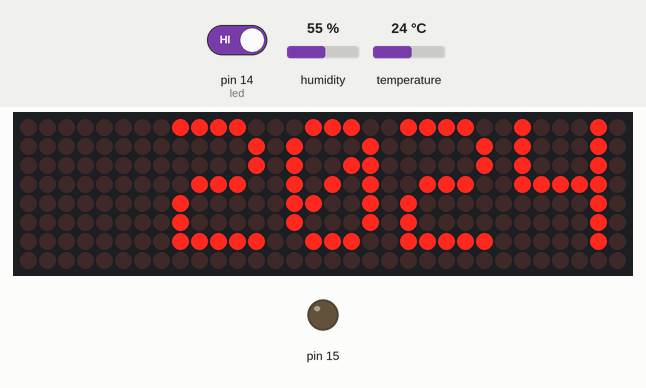
Recording of a sketch running on a simulated Arduino Uno, built with avr-gcc and run on an emulated ATmega328P. On the bench: 32×8 LED matrix, output pins drawn as LEDs (lit = HIGH). The inputs (shaded band) are chosen by the test bench; at power-on: pin 14 (led) HIGH, humidity 55 %, temperature 24 °C. The local clock reads 2024-03-15 10:24:30 at power-on unless the sketch sets it; what the sketch prints to the serial monitor is not drawn.

Above: at 1.26 s.
1.3 s: pin 14 (led) driven LOW
At 2.87 s:
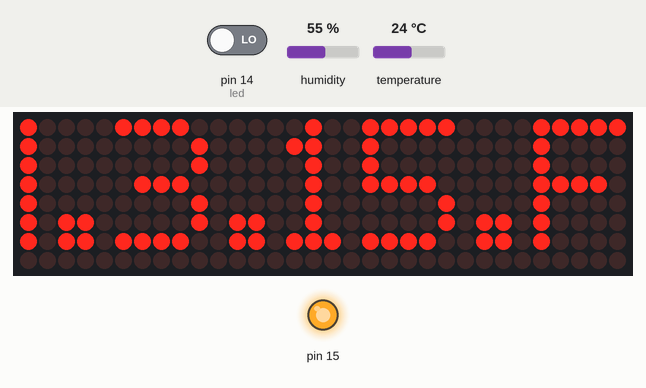
2.9 s: pin 14 (led) driven HIGH
At 3.09 s:
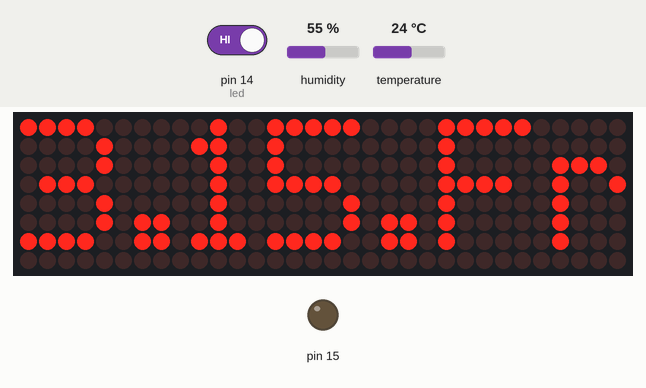
Timing chart, 0 to 5.9 s (numbered marks = the images above; inputs shaded):
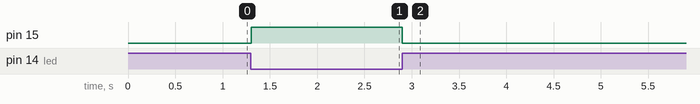

Measured:
- after the input at 1.3 s, pin 15: LOW → HIGH at once
- after the input at 2.9 s, pin 15: HIGH → LOW at once

The sketch:

led_matrix.ino
```cpp
#include <MD_Parola.h>
#include <MD_MAX72xx.h>
#include "DHT.h"
#include "RTClib.h"

#include <stdio.h>
#include <stdint.h>
#define HARDWARE_TYPE MD_MAX72XX::FC16_HW
#define MAX_DEVICES 4 // 4 blocks
#define CS_PIN 17
#define DHTPIN 4     // Digital pin connected to the DHT sensor
// Feather HUZZAH ESP8266 note: use pins 3, 4, 5, 12, 13 or 14 --
// Pin 15 can work but DHT must be disconnected during program upload.
// Uncomment whatever type you're using!
//#define DHTTYPE DHT11   // DHT 11
#define DHTTYPE DHT22   // DHT 22  (AM2302), AM2321
//#define DHTTYPE DHT21   // DHT 21 (AM2301)
// create an instance of the MD_Parola class

MD_Parola ledMatrix = MD_Parola(HARDWARE_TYPE, CS_PIN, MAX_DEVICES);
DHT dht(DHTPIN, DHTTYPE);
RTC_DS3231 rtc;
char daysOfTheWeek[7][12] = {"Sunday", "Monday", "Tuesday", "Wednesday", "Thursday", "Friday", "Saturday"};

void setup() {
  Serial.begin(9600);
  pinMode(15, OUTPUT);
  Serial.println(F("DHTxx test!"));
  dht.begin();
  //RTC setup
  #ifndef ESP8266
  while (!Serial); // wait for serial port to connect. Needed for native USB
#endif

  if (! rtc.begin()) {
    Serial.println("Couldn't find RTC");
    Serial.flush();
    while (1) delay(10);
  }

  if (rtc.lostPower()) {
    Serial.println("RTC lost power, let's set the time!");
    // When time needs to be set on a new device, or after a power loss, the
    // following line sets the RTC to the date & time this sketch was compiled
    rtc.adjust(DateTime(F(__DATE__), F(__TIME__)));
    // This line sets the RTC with an explicit date & time, for example to set
    // January 21, 2014 at 3am you would call:
     //rtc.adjust(DateTime(2014, 5, 29, 15, 20, 0));
  }

  // When time needs to be re-set on a previously configured device, the
  // following line sets the RTC to the date & time this sketch was compiled
  //rtc.adjust(DateTime(F(__DATE__), F(__TIME__)));
  // This line sets the RTC with an explicit date & time, for example to set
  // January 21, 2014 at 3am you would call:
  //rtc.adjust(DateTime(2024, 5, 29, 15, 20, 0));

  ledMatrix.begin();         // initialize the LED Matrix
  ledMatrix.setIntensity(0); // set the brightness of the LED matrix display (from 0 to 15)
  ledMatrix.displayClear();  // clear LED matrix display
  attachInterrupt(13, count, FALLING);
}
int n=0;
float t=0;
long long buttonPressedTime = 0;
int buttonFlag = 0;
char curMessage[30] = { "" };
void  count()
{
  buttonFlag = 1;
  buttonPressedTime = millis();
}

void buttonProcess(){
  if(buttonFlag == 1){
    while(digitalRead(13) == LOW){
      Serial.println();
      //break;
    }
    if(millis() - buttonPressedTime > 20){
      n++;
      if(n>3)n = 0;
    }
  }
  buttonFlag = 0;
}

void loop() {
  DateTime now = rtc.now();
  float h = dht.readHumidity();
  // Read temperature as Celsius (the default)
  t = dht.readTemperature();
  // Read temperature as Fahrenheit (isFahrenheit = true)
  float f = dht.readTemperature(true);
  if (isnan(h) || isnan(t) || isnan(f)) {
    Serial.println(F("Failed to read from DHT sensor!"));
    return;
  }
  buttonProcess();
  // ledMatrix.setTextAlignment(PA_LEFT);
  // ledMatrix.print("Left"); // display text
  // delay(2000);
  Serial.println(n);
  if(n==0)
  {
    displayDate();
  }
  if(n==1)
  {
    displayTime();
  }
  if(n==2)
  {
    displayTemp();
  }
  if(n==3)
  {

    displayName();
  }
  led();
  // ledMatrix.setTextAlignment(PA_RIGHT);
  // ledMatrix.print("Right"); // display text
  // delay(2000);

  // ledMatrix.setTextAlignment(PA_CENTER);
  // ledMatrix.setInvert(true);
  // ledMatrix.print("Invert"); // display text inverted
  // delay(2000);

  // ledMatrix.setInvert(false);
  // ledMatrix.print(1234); // display number
}
void displayName()
{
  //ledMatrix.displayClear();
  if (ledMatrix.displayAnimate()){
    ledMatrix.displayText("Linh va Minh", PA_LEFT, 25, 0, PA_SCROLL_LEFT, PA_SCROLL_LEFT);
  }
}
void displayDate()
{
  //ledMatrix.displayClear();
  char char_array[20];
  DateTime now = rtc.now();
  String date = String(now.year()) +'.'+ String(now.month()) +'.'+ String(now.day())+ '.' + String(daysOfTheWeek[now.dayOfTheWeek()]);
  date.toCharArray(char_array, 20);
  strcpy(curMessage, char_array);
  if (ledMatrix.displayAnimate()){
    ledMatrix.displayText(curMessage, PA_LEFT, 50, 0, PA_SCROLL_LEFT, PA_SCROLL_LEFT);
  }
  //ledMatrix.setTextAlignment(PA_CENTER);
  //ledMatrix.print(date); // display text
}

void displayTime()
{
  DateTime now = rtc.now();
  String time = String(now.hour()) +'.'+ String(now.minute()) +'.'+String(now.second());
  ledMatrix.setTextAlignment(PA_LEFT);
  ledMatrix.print(time); // display text
}
void displayTemp()
{
  String a=String(t);
  ledMatrix.setTextAlignment(PA_CENTER);
  ledMatrix.print(a); // display text
  Serial.println(t);
}
void led()
{
  if(digitalRead(14)==0)
  {
    digitalWrite(15, HIGH);
  }
  else
  {
    digitalWrite(15,LOW);
  }
}
```
